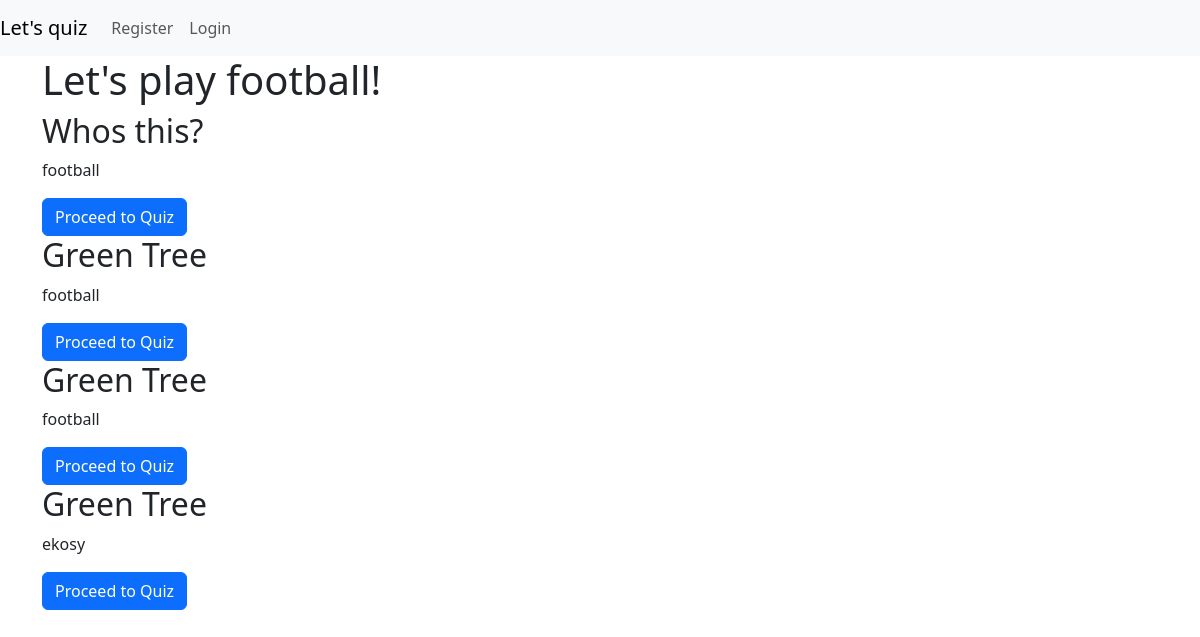
The app's page /play/, older data.
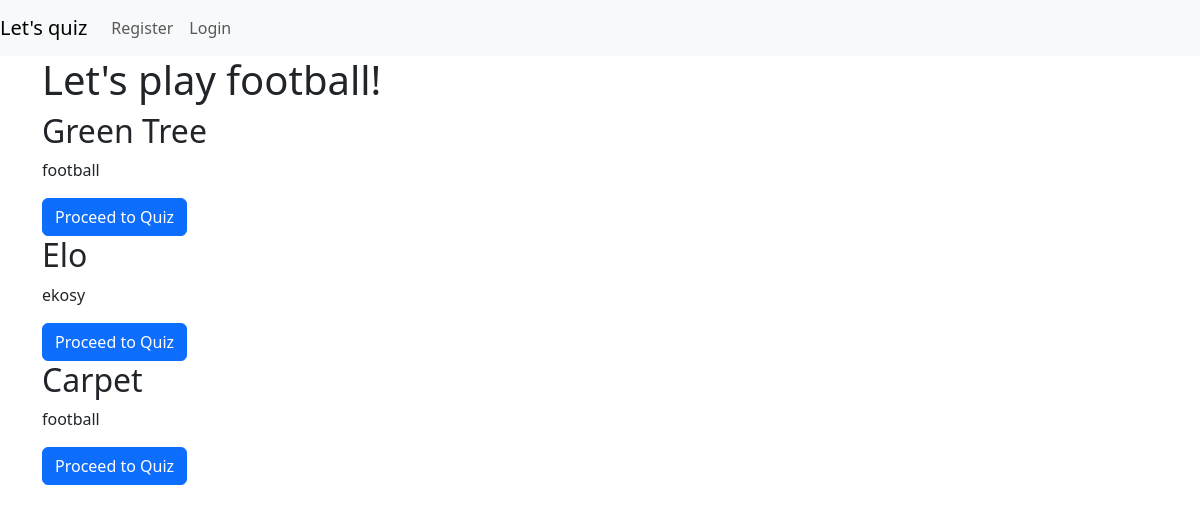
The same page, newer data.
### quiz/models.py (models this page shows, shortened)
class Quiz(models.Model):
    name = models.CharField(max_length=150)
    topic = models.CharField(max_length=120)
    number_of_questions = models.IntegerField()
    time = models.IntegerField(help_text="Duration of the quiz ")
    class Meta:
        verbose_name_plural = 'Quizes'

### quiz/views.py (the view)
# urls.py: path('play/', views.play, name='play'),
def play(request):
    quizzes = Quiz.objects.all()
    if request.method == 'POST':
        quiz_id = request.POST.get('quiz_id')
        return redirect('quiz:take_quiz', quiz_id=quiz_id)
    return render(request, 'quiz/play.html', {'quizzes': quizzes})

### templates/quiz/play.html
{% extends 'quiz/base.html' %}
{% block content %}
<h1>Let's play football!</h1>
{% for quiz in quizzes %}
    <h2>{{ quiz.name }}</h2>
    <p>{{ quiz.topic }}</p>
    <a href="{% url 'quiz:take_quiz' quiz.id %}" class="btn btn-primary">Proceed to Quiz</a>
{% endfor %}
{% endblock %}

Row changes from the older to the newer data that the page shows:
removed Quiz: name "Whos this?", topic "football"
removed Quiz: name "Green Tree", topic "football"
removed Quiz: name "Green Tree", topic "ekosy"
added Quiz: name "Elo", topic "ekosy"
added Quiz: name "Carpet", topic "football"
